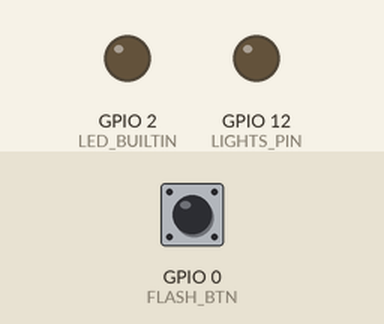
A program run on a simulated ESP8266 (NodeMCU). Parts: output pins drawn as LEDs (lit = HIGH, except the on-board LED, lit = LOW). Inputs (shaded band) come from the test bench; at power-on: GPIO 0 (FLASH_BTN) HIGH. WiFi joins after 1.5 s; servers stay silent unless stated; what the program prints to the serial monitor is not drawn.

Above: at 3.2 s.
3.3 s: GPIO 0 (FLASH_BTN) pulled LOW for 0.15 s
At 4.1 s:
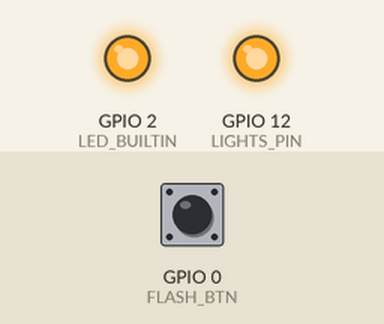
8.4 s: GPIO 0 (FLASH_BTN) pulled LOW for 1 s
At 9.3 s:
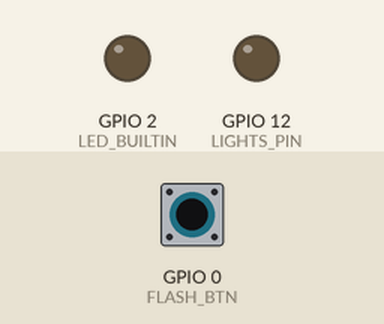
10.9 s: GPIO 0 (FLASH_BTN) pulled LOW for 3.2 s
At 12.1 s:
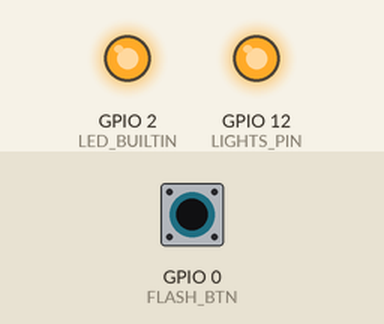
Timing chart, 0 to 13.9 s (numbered marks = the images above; inputs shaded):
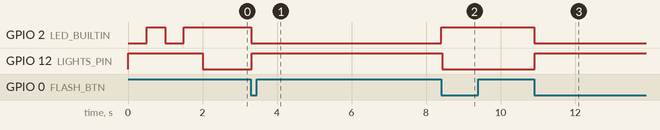

Measured:
- after the input at 3.3 s, GPIO 2 (LED_BUILTIN): HIGH → LOW at once; GPIO 12 (LIGHTS_PIN): LOW → HIGH at once
- after the input at 8.4 s, GPIO 2 (LED_BUILTIN): LOW → HIGH at once; GPIO 12 (LIGHTS_PIN): HIGH → LOW at once
- after the input at 10.9 s, GPIO 2 (LED_BUILTIN): HIGH → LOW at once; GPIO 12 (LIGHTS_PIN): LOW → HIGH at once

The program:

main.cpp
```cpp
#include <Arduino.h>
#include <ESP8266WiFi.h>
#include <ArduinoOTA.h>
#include <ESP8266WebServer.h>
#include <ArduinoJson.h>
#include <ESP8266mDNS.h>
#include <TaskScheduler.h>
#include <espnow.h>

#define FLASH_BTN 0
#define LIGHTS_PIN 12 // D6

#define LED_BUILTIN_OFF HIGH
#define LED_BUILTIN_ON LOW

#define LIGHTS_PIN_ON HIGH
#define LIGHTS_PIN_OFF LOW

void wifiBegin()
{

  if (WiFi.status() == WL_CONNECTED)
  {
    return;
  }

  WiFi.begin();
  int timeout = 20000; // Timeout after 10 seconds
  int elapsed = 0;
  while (WiFi.status() != WL_CONNECTED && elapsed < timeout)
  {
    digitalWrite(LED_BUILTIN, LED_BUILTIN_ON);
    delay(500);
    digitalWrite(LED_BUILTIN, LED_BUILTIN_OFF);
    delay(500);
    Serial.print("O");
    elapsed += 1000;
  }

  if (WiFi.status() != WL_CONNECTED)
  {
    Serial.println("\nStarting SmartConfig...");
    // Start SmartConfig
    WiFi.beginSmartConfig();

    timeout = 2 * 60 * 1000;
    elapsed = 0;

    // Wait for SmartConfig to finish
    while (!WiFi.smartConfigDone() && elapsed < timeout)
    {
      digitalWrite(LED_BUILTIN, LED_BUILTIN_ON);
      delay(250);
      digitalWrite(LED_BUILTIN, LED_BUILTIN_OFF);
      delay(250);
      digitalWrite(LED_BUILTIN, LED_BUILTIN_ON);
      delay(250);
      digitalWrite(LED_BUILTIN, LED_BUILTIN_OFF);
      delay(250);
      Serial.print("X");
      elapsed += 1000;
    }

    if (!WiFi.smartConfigDone())
    {
      Serial.println("smartConfigDone failed, rebooting.");
      ESP.restart();
    }
  }

  Serial.println("");
  Serial.println("WiFi Connected.");
  Serial.print("IP Address: ");
  Serial.println(WiFi.localIP());
}

ESP8266WebServer server(80); // Create a web server on port 80
bool lightStateOn = false;
bool toggleOk = true;

// Structure to receive data
typedef struct struct_message
{
  char action[4] = "";
} struct_message;

// Create a struct_message to hold incoming data
struct_message lastNowMessage;
bool lastNowMessageReady = false;
bool espNowWorking = false;

void handleOptions()
{
  // Set CORS headers
  Serial.println("handleOptions");
  server.sendHeader("Access-Control-Allow-Origin", "*");
  server.sendHeader("Access-Control-Allow-Methods", "POST, GET, OPTIONS");
  server.sendHeader("Access-Control-Allow-Headers", "Content-Type");
  server.send(204); // Respond with 204 No Content (valid for OPTIONS)
}

void handlePostRequest()
{
  Serial.println("handlePostRequest");

  String json = server.arg("plain"); // Get the JSON string

  // Parse the received JSON
  JsonDocument doc;
  DeserializationError error = deserializeJson(doc, json);

  if (error)
  {
    server.send(400, "application/json", "{\"error\":\"Invalid JSON\"}");
    return;
  }

  // Extract data from the parsed JSON
  auto action = String(doc["action"]); // Assuming there's an "action" field in the JSON

  if (action == "light_off")
  {
    lightStateOn = false;
  }
  else if (action == "light_on")
  {
    lightStateOn = true;
  }
  else if (action == "light_toggle")
  {
    lightStateOn = !lightStateOn;
  }

  // Perform your action based on the received data
  String result = String("Action performed: ") + action;

  // Create a JSON response
  JsonDocument responseDoc;
  responseDoc["light_state_on"] = lightStateOn;

  String response;
  serializeJson(responseDoc, response);

  // Send the response
  server.sendHeader("Access-Control-Allow", "*");
  server.sendHeader("Access-Control-Allow-Origin", "*");
  server.sendHeader("Access-Control-Allow-Headers", "Content-Type");
  server.send(200, "application/json", response);
}

void handleRoot()
{
  Serial.println("handleRoot");

  JsonDocument responseDoc;
  responseDoc["light_state_on"] = lightStateOn;
  responseDoc["ip"] = WiFi.localIP().toString();
  responseDoc["mac"] = WiFi.macAddress();
  responseDoc["last_now_message_ready"] = lastNowMessageReady;
  responseDoc["esp_now_working"] = espNowWorking;
  responseDoc["up_time"] = millis();

  String response;
  serializeJson(responseDoc, response);

  server.send(200, "application/json", response.c_str()); // Send a response
}

Scheduler scheduler;
void setupmDNSTask()
{

  if (MDNS.begin("reartvlight"))
  {
    Serial.println("mDNS responder started: reartvlight.local");
    MDNS.addService("http", "tcp", 80);
  }
  else
  {
    Serial.println("Error setting up mDNS responder!");
  }
}

Task myTaskRunner(3, 1, &setupmDNSTask);

// Callback function that will be executed when data is received
void OnDataRecv(uint8_t *mac, uint8_t *incomingData, uint8_t len)
// void OnDataRecv(const uint8_t *mac, const uint8_t *incomingData, int len)
{
  // Serial.println("command recieved");

  if (len != sizeof(lastNowMessage))
  {

    // for (int i = 0; i < 3; i++)
    // {

    //   delay(2000);

    //   digitalWrite(LED_BUILTIN, LED_BUILTIN_ON);
    //   digitalWrite(LIGHTS_PIN, LIGHTS_PIN_ON);

    //   delay(2000);

    //   digitalWrite(LED_BUILTIN, LED_BUILTIN_OFF);
    //   digitalWrite(LIGHTS_PIN, LIGHTS_PIN_OFF);
    // }

    // Serial.println("invalid message size");
    return;
  }

  memcpy(&lastNowMessage, incomingData, sizeof(lastNowMessage));
  lastNowMessageReady = true;
}

void setup()
{

  pinMode(FLASH_BTN, INPUT);
  pinMode(LED_BUILTIN, OUTPUT);
  pinMode(LIGHTS_PIN, OUTPUT);

  digitalWrite(LED_BUILTIN, LED_BUILTIN_OFF);
  digitalWrite(LIGHTS_PIN, HIGH);

  Serial.begin(115200);
  while (!Serial)
    continue;

  wifiBegin();

  esp_now_set_self_role(ESP_NOW_ROLE_SLAVE);

  if (esp_now_init() != 0)
  {
    espNowWorking = false;
  }
  else
  {
    espNowWorking = true;
    esp_now_register_recv_cb(OnDataRecv);
  }

  scheduler.addTask(myTaskRunner);
  myTaskRunner.enable();

  ArduinoOTA.begin();

  server.on("/", handleRoot);

  server.on("/doAction", HTTP_POST, handlePostRequest);

  server.on("/doAction", HTTP_OPTIONS, handleOptions);

  // Start the server
  server.begin();
  Serial.println("server.begin");
}

void loop()
{

  wifiBegin();

  if (lastNowMessageReady)
  {

    if (strcmp(lastNowMessage.action, "tog") == 0)
    {
      lightStateOn = !lightStateOn;
    }
    else if (strcmp(lastNowMessage.action, "on") == 0)
    {
      lightStateOn = true;
    }
    else if (strcmp(lastNowMessage.action, "off") == 0)
    {
      lightStateOn = false;
    }
    else
    {
      Serial.println("unknown command");
    }
    lastNowMessageReady = false;
  }

  scheduler.execute();
  server.handleClient();

  int buttonState = digitalRead(FLASH_BTN);

  if (lightStateOn)
  {
    digitalWrite(LED_BUILTIN, LED_BUILTIN_ON);
    digitalWrite(LIGHTS_PIN, LIGHTS_PIN_ON);
  }
  else
  {
    digitalWrite(LED_BUILTIN, LED_BUILTIN_OFF);
    digitalWrite(LIGHTS_PIN, LIGHTS_PIN_OFF);
  }

  if (buttonState == LOW && toggleOk)
  {
    toggleOk = false;
    // Serial.println("Flash button pressed!");
    lightStateOn = !lightStateOn;
    if (lightStateOn)
    {
      digitalWrite(LED_BUILTIN, LED_BUILTIN_ON);
    }
    else
    {
      digitalWrite(LED_BUILTIN, LED_BUILTIN_OFF);
    }
    // delay(1000);
  }
  else if (buttonState == HIGH)
  {
    // Serial.println("Flash button NOT pressed!");
    toggleOk = true;
  }

  ArduinoOTA.handle();
  delay(16);
}
```
